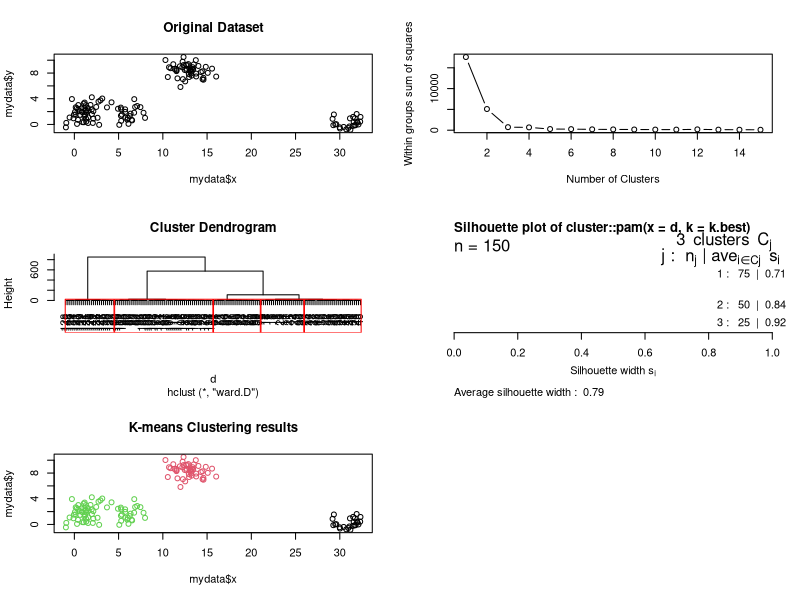

The R script that drew this image:
#Dataset for Clustering
n = 150
g = 6 
set.seed(g)
d <- data.frame(x = unlist(lapply(1:g, function(i) rnorm(n/g, runif(1)*i^2))), 
                y = unlist(lapply(1:g, function(i) rnorm(n/g, runif(1)*i^2))))
mydata<-d
#Plot 3X2 plots
attach(mtcars)
par(mfrow=c(3,2))

#Plot the original dataset
plot(mydata$x,mydata$y,main="Original Dataset")

#Scree plot to deterine the number of clusters
wss <- (nrow(mydata)-1)*sum(apply(mydata,2,var))
for (i in 2:15) {
  wss[i] <- sum(kmeans(mydata,centers=i)$withinss)
}   
plot(1:15, wss, type="b", xlab="Number of Clusters",ylab="Within groups sum of squares")

# Ward Hierarchical Clustering
d <- dist(mydata, method = "euclidean") # distance matrix
fit <- hclust(d, method="ward") 
plot(fit) # display dendogram
groups <- cutree(fit, k=5) # cut tree into 5 clusters
# draw dendogram with red borders around the 5 clusters 
rect.hclust(fit, k=5, border="red")

#Silhouette analysis for determining the number of clusters
library(fpc)
asw <- numeric(20)
for (k in 2:20)
  asw[[k]] <- cluster::pam(mydata, k) $ silinfo $ avg.width
k.best <- which.max(asw)

cat("silhouette-optimal number of clusters:", k.best, "\n")
plot(cluster::pam(d, k.best))

# K-Means Cluster Analysis
fit <- kmeans(mydata,k.best)
mydata 
# get cluster means 
aggregate(mydata,by=list(fit$cluster),FUN=mean)
# append cluster assignment
mydata <- data.frame(mydata, clusterid=fit$cluster)
plot(mydata$x,mydata$y, col = fit$cluster, main="K-means Clustering results")
